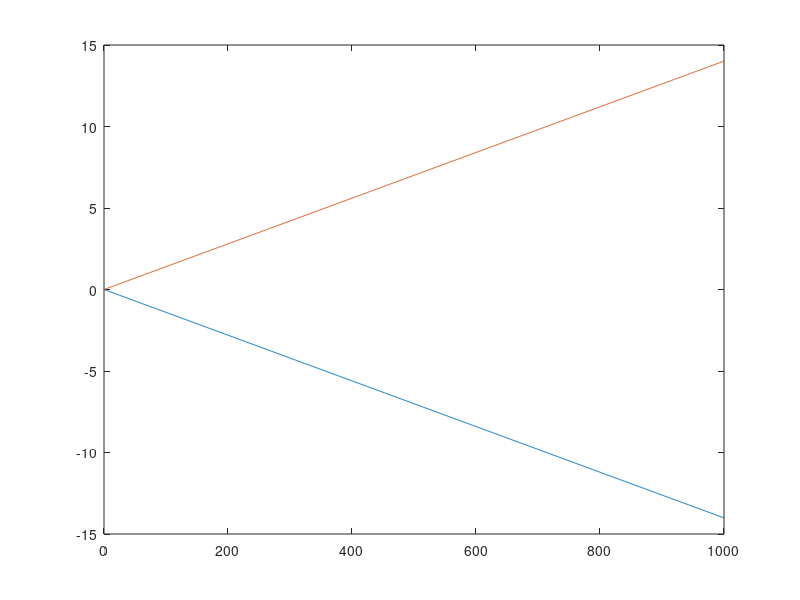

MATLAB code to generate this figure:

%%%%%%%%%%%% IMPORTANT %%%%%%%%%%%%
% The MatLab eig() function returns eigenvalues in ascending order,
% therefore it looks like traces never cross if you zoom in enough. They do
% in fact cross, it just looks like the traces bounce off each other.

clear B_0;
clear g;
clear theta;
clear H;
clear eigenvals;
clear eigenvecs;

%%%%%%%%%%%% Diagonalization of Spin Hamiltonian %%%%%%%%%%%%

% Define spin operators

S_z = [1/2 0;...
       0 -1/2];
       
 
S_x = [0 1/2;...
       1/2 0];

     
S_y = [0 i/2;...
       -i/2 0];
 
% Spin operators squared
S_xx = S_x * S_x;
S_yy = S_y * S_y;
S_zz = S_z * S_z;
   
% Spin number
s = 1/2;

% Matrix of S^2 eigenvalue
S_sq = s*(s+1) * eye(2*s + 1);


B_0 = linspace(0,1000,1001); % static magnetic field in mT
u_0 = 13.996; % Bohr magneton-MHz/mT
g = 2.002319;

for i = 1:length(B_0)
   
    term1 = g*u_0*B_0(i)*S_z;
   
    H = term1;
    
    [V,E] = eig(H,'vector'); % V is matrix of eigenvectors, D is column of eigenvalues
    
    eigenvals(:,i) = E/1000; % each individual D is the ith column of eigenval
    eigenvecs(:,:,i) = V; % each individual V is the ith item in eigenvecs               
    % eigenvecs is not used, but nice to have for reference
    % basis is |s,m>
end

eigenvals_vs_BField_data = [transpose(B_0),transpose(eigenvals)];

plot(B_0,eigenvals_vs_BField_data(:,2),B_0,eigenvals_vs_BField_data(:,3))

    % plots each column of data separately
